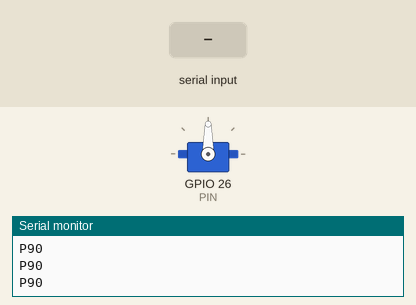
Simulated run of this sketch. Board: ESP32. On the bench: servo, the last lines printed to the serial monitor. Inputs (shaded band) come from the test bench.

Above: at 1.2 s.
1.3 s: "SCAN_START\n" received over Serial
At 1.85 s:
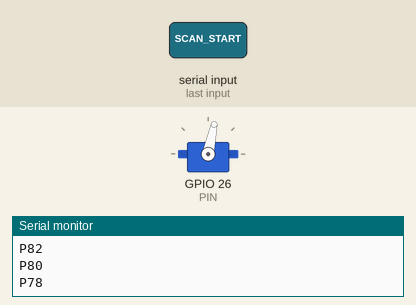
4.3 s: "A,45\n" received over Serial
5.8 s: "SCAN_START\n" received over Serial
At 5.95 s:
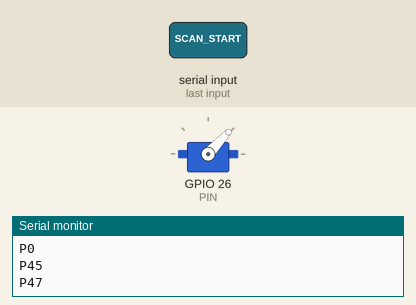
8.8 s: "SCAN_STOP\n" received over Serial
At 8.8 s:
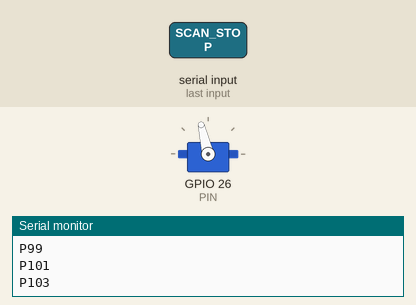
10.3 s: "CENTER\n" received over Serial
At 10.7 s:
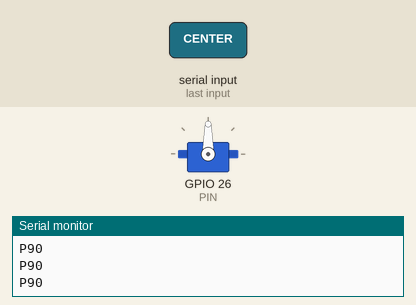
Timing chart, 0 to 12.8 s (numbered marks = the images above; inputs shaded):
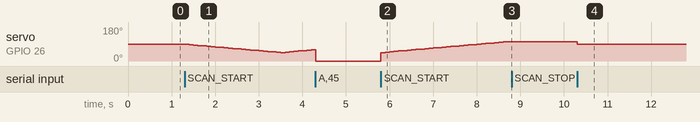

The sketch:

esp32_scan_motor.ino
```cpp
/*
 * esp32_scan_motor.ino — robocart 검색용 서보(mg996r) 제어
 *
 * 라즈베리파이의 esp32_motor_node 가 /robocart/servo 토픽 명령을
 * USB 시리얼(9600bps)로 그대로 흘려보낸다. 이 펌웨어는 한 줄 단위로 수신한다.
 *
 * 명령 (개행 '\n' 종료):
 *   SCAN_START   45~135도 좌우 스윕 시작 (사람 없을 때)
 *   SCAN_STOP    스윕 정지 (현재 각도 유지)
 *   CENTER       90도 중앙 복귀 (사람 인식되면)
 *   A<각도>      지정 각도로 이동 (예: A120) — 선택 기능
 *
 * 100ms마다 현재 각도를 "P<각도>\n" 로 회신(노트북 디버그용, 미사용해도 무방).
 *
 * 배선: 서보 신호선 → GPIO26, 서보 전원은 외부 5V(공통 GND).
 * 라이브러리: ESP32Servo (Arduino IDE 라이브러리 매니저에서 설치)
 */
#include <ESP32Servo.h>

Servo motor;
const int PIN = 26;
const int CENTER_ANGLE = 90;
const int SCAN_MIN = 45;
const int SCAN_MAX = 135;

int angle = CENTER_ANGLE;
int dir = -1;
bool scanning = false;
unsigned long lastMove = 0;
unsigned long lastReport = 0;

void applyAngle(int a) {
  if (a < 0)   a = 0;
  if (a > 180) a = 180;
  angle = a;
  motor.write(angle);
}

void handleCommand(String cmd) {
  cmd.trim();
  if (cmd.length() == 0) return;

  if (cmd == "SCAN_START") {
    scanning = true;
  } else if (cmd == "SCAN_STOP") {
    scanning = false;
  } else if (cmd == "CENTER") {
    scanning = false;
    applyAngle(CENTER_ANGLE);
  } else if (cmd.charAt(0) == 'A') {            // A<각도> 직접 이동
    scanning = false;
    applyAngle(cmd.substring(1).toInt());
  }
}

void setup() {
  Serial.begin(9600);
  motor.attach(PIN);
  applyAngle(CENTER_ANGLE);
}

void loop() {
  // 1) 명령 수신
  if (Serial.available()) {
    String cmd = Serial.readStringUntil('\n');
    handleCommand(cmd);
  }

  unsigned long now = millis();

  // 2) 스캔 모드 — 100ms마다 2도씩 좌우 스윕
  if (scanning && (now - lastMove >= 100)) {
    lastMove = now;
    angle += dir * 2;
    if (angle <= SCAN_MIN) { angle = SCAN_MIN; dir =  1; }
    if (angle >= SCAN_MAX) { angle = SCAN_MAX; dir = -1; }
    motor.write(angle);
  }

  // 3) 현재 각도 회신 (100ms 주기)
  if (now - lastReport >= 100) {
    lastReport = now;
    Serial.print('P');
    Serial.println(angle);
  }
}
```

Measured:
- after the input at 1.3 s, servo on GPIO 26 (PIN): 90° → 88° at once, → 86° 0.10 s later, → 84° 0.10 s later, → 82° 0.10 s later, … (30 changes in this stretch)
- after the input at 5.8 s, servo on GPIO 26 (PIN): moves from 0° to 103° over 2.9 s, starting at once
- after the input at 8.8 s, servo on GPIO 26 (PIN): stays 103° (without the input it goes to 105° after 0.00 s)
- after the input at 10.3 s, servo on GPIO 26 (PIN): 103° → 90° at once
